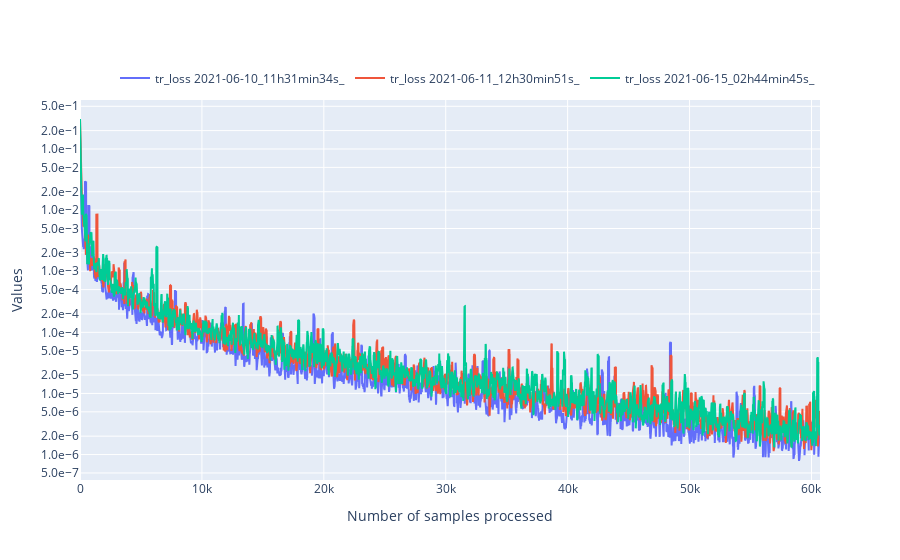

Source (notebook cell):
### Code cell
from IPython.display import display
from ipywidgets import Checkbox, VBox, IntSlider, HBox, IntText, FloatText
import plotly.graph_objects as go
import pandas as pd
import main.src.analysis.tools as tls

def loss_access(x,mode):
    return x["training"][f"{mode}_loss"]
def metrics_access(x,name,mode):
    return x["metrics"]["attr_list_metrics"][name][f"{mode}_values"]

dico_loss = {"tr_loss":lambda x:loss_access(x,mode="tr"),"valid_loss":lambda x:loss_access(x,mode="valid")}

dico_accuracy = {"tr_accuracy_classification-0.1":lambda x:metrics_access(x,"accuracy_classification-0.1","tr"),
                 "valid_accuracy_classification-0.1":lambda x:metrics_access(x,"accuracy_classification-0.1","valid"),
                 "tr_accuracy_classification-0.25":lambda x:metrics_access(x,"accuracy_classification-0.25","tr"),
                 "valid_accuracy_classification-0.25":lambda x:metrics_access(x,"accuracy_classification-0.25","valid"),
                 }
dico_mae = {"tr_mae":lambda x:metrics_access(x,"mae","tr"),
            "valid_mae":lambda x:metrics_access(x,"mae","valid")
            }
list_access_functions = {**dico_loss,
                         **dico_accuracy,
                         **dico_mae
                         }
list_values_names_availables = []
for name,f in list_access_functions.items():
    try:
        for dico in global_dict.values():
            f(dico)
        list_values_names_availables.append(name)
    except Exception():
        pass
filters = None
log_scale = None
box = None
from IPython.display import display,clear_output
def actualize(v):
    import numpy as np
    global box
    clear_output()
    list_values_names_availables_filtered = []
    if filters is not None:
        for metric,widg in filters.items():
            if widg.value is True:
                list_values_names_availables_filtered.append(metric)
    list_values_names_availables = list_values_names_availables_filtered
    liste_values = []
    min_val,max_val = 1000000,-1000000
    max_length = 0
    for metric_name in list_values_names_availables:
        for f in global_dict.keys():
            batch_size = global_dict[f]["data"]["batch_size"] * global_dict[f]["data"]["eval_step"] if "valid" in metric_name else global_dict[f]["data"]["batch_size"]
            window = int(window_mean.value/batch_size)
            v = tls.moving_mean(list_access_functions[metric_name](global_dict[f]),window=window)
            x = np.arange(0,len(v)) * batch_size

            max_length = max(np.max(x),max_length)
            min_val = min(min_val,np.min(v[5:]))
            max_val = max(max_val,np.max(v[5:]))
            x = pd.Series(x)
            v = pd.Series(v)
            graph = go.Scatter(x=x,y=v,mode='lines',name=f"{metric_name} {f}",hovertemplate='Sample n°: %{x}'+f'<br>{metric_name}:'+' %{y}')
            liste_values.append(graph)
    # print(min_val,max_val)



    fig = go.Figure(
        data=liste_values,
        layout=go.Layout(
            title=go.layout.Title(text=""),
            xaxis_title="Number of samples processed",
            yaxis_title=f"Values",
            legend=dict(
                orientation="h",
                yanchor="bottom",
                y=1.02,
                xanchor="right",
                x=1
            ),
            yaxis={'tickformat':'.1e',

                   },


        )
    )
    if log_scale is not None and log_scale.value is True:
        fig.update_yaxes(type="log")
    fig.show()
    if box is not None:
        display(box)
    return min_val,max_val

window_mean = IntText(
    value=100,
    description='Mean window:',
    disabled=False
)
mini,maxi = actualize(None)
clear_output()
log_scale = widgets.ToggleButton(False,description="y_log")
filters = {name:widgets.ToggleButton(False,description=name) for name in list_values_names_availables}
list_widgets = [*filters.values(),log_scale,window_mean]
box1 = VBox(list(filters.values()))
box = HBox([box1,VBox([log_scale,window_mean])])







for w in list_widgets:
    w.observe(actualize)
box

### Figure 1 — Plotly figure (JSON) as saved in the notebook; plotly's stock layout.template omitted (floating-point values rounded to 4 significant figures; data arrays with more than 128 entries replaced by an {"elided": "..."} marker saying what was removed)
{"data": [{"hovertemplate": "Sample n°: %{x}<br>tr_loss: %{y}", "mode": "lines", "name": "tr_loss 2021-06-10_11h31min34s_", "type": "scatter", "x": {"elided": "6071 int values"}, "y": {"elided": "6071 float values"}}, {"hovertemplate": "Sample n°: %{x}<br>tr_loss: %{y}", "mode": "lines", "name": "tr_loss 2021-06-11_12h30min51s_", "type": "scatter", "x": {"elided": "6071 int values"}, "y": {"elided": "6071 float values"}}, {"hovertemplate": "Sample n°: %{x}<br>tr_loss: %{y}", "mode": "lines", "name": "tr_loss 2021-06-15_02h44min45s_", "type": "scatter", "x": {"elided": "6071 int values"}, "y": {"elided": "6071 float values"}}], "layout": {"legend": {"orientation": "h", "x": 1, "xanchor": "right", "y": 1.02, "yanchor": "bottom"}, "title": {"text": ""}, "xaxis": {"title": {"text": "Number of samples processed"}}, "yaxis": {"tickformat": ".1e", "title": {"text": "Values"}, "type": "log"}}}
